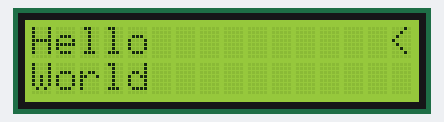
A program run on a simulated Raspberry Pi (header pin numbers). Shown: 16×2 character LCD.

Above: at 0.2 s.
At 3.3 s:
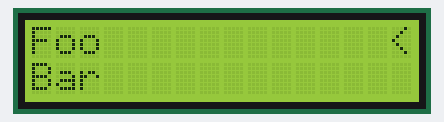

The program:

lcd_i2c.py
```python
#!/usr/bin/python
import smbus
import time
import RPi.GPIO as GPIO

GPIO.setwarnings(False)
GPIO.setmode(GPIO.BOARD)
GPIO.setup(10, GPIO.IN, pull_up_down=GPIO.PUD_DOWN)

# Define some device parameters
I2C_ADDR  = 0x27 # I2C device address
LCD_WIDTH = 16   # Maximum characters per line

# Define some device constants
LCD_CHR = 1 # Mode - Sending data
LCD_CMD = 0 # Mode - Sending command

LCD_LINE_1 = 0x80 # LCD RAM address for the 1st line
LCD_LINE_2 = 0xC0 # LCD RAM address for the 2nd line
LCD_LINE_3 = 0x94 # LCD RAM address for the 3rd line
LCD_LINE_4 = 0xD4 # LCD RAM address for the 4th line

LCD_BACKLIGHT  = 0x08  # On
#LCD_BACKLIGHT = 0x00  # Off

ENABLE = 0b00000100 # Enable bit

# Timing constants
E_PULSE = 0.0005
E_DELAY = 0.0005

#Open I2C interface
#bus = smbus.SMBus(0)  # Rev 1 Pi uses 0
bus = smbus.SMBus(1) # Rev 2 Pi uses 1

def lcd_init():
  # Initialise display
  lcd_byte(0x33,LCD_CMD) # 110011 Initialise
  lcd_byte(0x32,LCD_CMD) # 110010 Initialise
  lcd_byte(0x06,LCD_CMD) # 000110 Cursor move direction
  lcd_byte(0x0C,LCD_CMD) # 001100 Display On,Cursor Off, Blink Off
  lcd_byte(0x28,LCD_CMD) # 101000 Data length, number of lines, font size
  lcd_byte(0x01,LCD_CMD) # 000001 Clear display
  time.sleep(E_DELAY)

def lcd_byte(bits, mode):
  # Send byte to data pins
  # bits = the data
  # mode = 1 for data
  #        0 for command

  bits_high = mode | (bits & 0xF0) | LCD_BACKLIGHT
  bits_low = mode | ((bits<<4) & 0xF0) | LCD_BACKLIGHT

  # High bits
  bus.write_byte(I2C_ADDR, bits_high)
  lcd_toggle_enable(bits_high)

  # Low bits
  bus.write_byte(I2C_ADDR, bits_low)
  lcd_toggle_enable(bits_low)

def lcd_toggle_enable(bits):
  # Toggle enable
  time.sleep(E_DELAY)
  bus.write_byte(I2C_ADDR, (bits | ENABLE))
  time.sleep(E_PULSE)
  bus.write_byte(I2C_ADDR,(bits & ~ENABLE))
  time.sleep(E_DELAY)

def lcd_string(message,line):
  # Send string to display

  message = message.ljust(LCD_WIDTH," ")

  lcd_byte(line, LCD_CMD)

  for i in range(LCD_WIDTH):
    lcd_byte(ord(message[i]),LCD_CHR)

def main():
  # Main program block

  # Initialise display
  lcd_init()

  while True:

    # Send some test
    lcd_string("Hello          <",LCD_LINE_1)
    lcd_string("World           ",LCD_LINE_2)

    time.sleep(3)

    # Send some more text
    lcd_string("Foo            <",LCD_LINE_1)
    lcd_string("Bar             ",LCD_LINE_2)

    time.sleep(3)

if __name__ == '__main__':

  try:
    main()
  except KeyboardInterrupt:
    pass
  finally:
    lcd_byte(0x01, LCD_CMD)
```

Measured:
- what the display in image 0 shows lasts 3.1 s, from 0.1 s to 3.2 s
